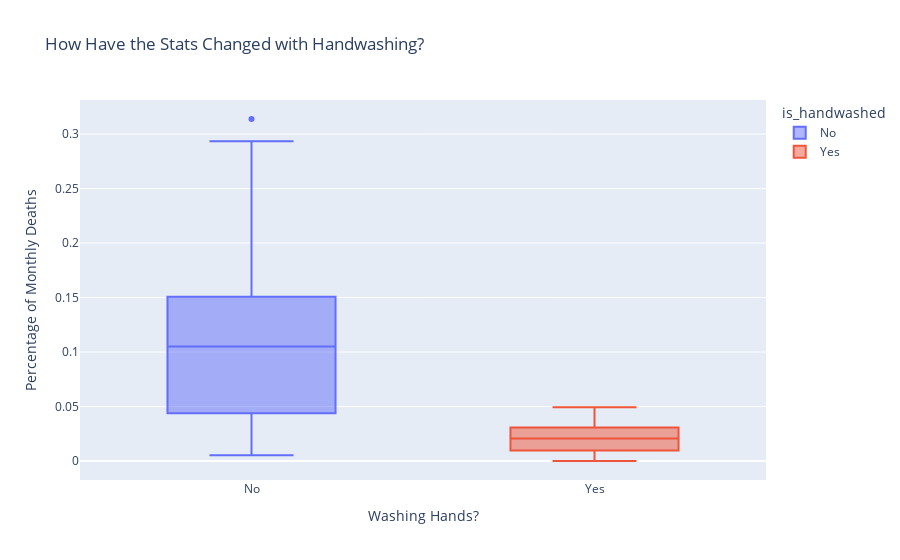

Notebook cell for this chart:
### Code cell
fig = px.box(df_monthly, 
             x="is_handwashed", 
             y="pct_deaths",
             color='is_handwashed',
             title='How Have the Stats Changed with Handwashing?')

fig.update_layout(xaxis_title='Washing Hands?',
                  yaxis_title='Percentage of Monthly Deaths',)

fig.show()

### Figure 1 — Plotly figure (JSON) as saved in the notebook; plotly's stock layout.template omitted (floating-point values rounded to 4 significant figures)
{"data": [{"alignmentgroup": "True", "hovertemplate": "is_handwashed=%{x}<br>pct_deaths=%{y}<extra></extra>", "legendgroup": "No", "marker": {"color": "#636efa"}, "name": "No", "notched": false, "offsetgroup": "No", "orientation": "v", "showlegend": true, "type": "box", "x": ["No", "No", "No", "No", "No", "No", "No", "No", "No", "No", "No", "No", "No", "No", "No", "No", "No", "No", "No", "No", "No", "No", "No", "No", "No", "No", "No", "No", "No", "No", "No", "No", "No", "No", "No", "No", "No", "No", "No", "No", "No", "No", "No", "No", "No", "No", "No", "No", "No", "No", "No", "No", "No", "No", "No", "No", "No", "No", "No", "No", "No", "No", "No", "No", "No", "No", "No", "No", "No", "No", "No", "No", "No", "No", "No", "No"], "x0": " ", "xaxis": "x", "y": [0.1457, 0.07531, 0.04332, 0.01569, 0.007843, 0.05, 0.08421, 0.01351, 0.01878, 0.1102, 0.2255, 0.2085, 0.1222, 0.1023, 0.1074, 0.03226, 0.06593, 0.2078, 0.2546, 0.1839, 0.2934, 0.2297, 0.3138, 0.1912, 0.1597, 0.1241, 0.1193, 0.06098, 0.04082, 0.005236, 0.01554, 0.02262, 0.176, 0.07143, 0.08051, 0.1516, 0.1128, 0.1703, 0.1731, 0.05833, 0.02679, 0.04369, 0.0632, 0.01224, 0.03226, 0.1102, 0.1055, 0.07591, 0.04745, 0.04452, 0.04231, 0.04392, 0.07143, 0.06122, 0.03586, 0.1055, 0.1484, 0.1094, 0.1049, 0.1339, 0.1809, 0.1543, 0.1897, 0.1344, 0.1015, 0.131, 0.1806, 0.1439, 0.1496, 0.1077, 0.05369, 0.03215, 0.01923, 0.03607, 0.1827, 0.1224], "y0": " ", "yaxis": "y"}, {"alignmentgroup": "True", "hovertemplate": "is_handwashed=%{x}<br>pct_deaths=%{y}<extra></extra>", "legendgroup": "Yes", "marker": {"color": "#EF553B"}, "name": "Yes", "notched": false, "offsetgroup": "Yes", "orientation": "v", "showlegend": true, "type": "box", "x": ["Yes", "Yes", "Yes", "Yes", "Yes", "Yes", "Yes", "Yes", "Yes", "Yes", "Yes", "Yes", "Yes", "Yes", "Yes", "Yes", "Yes", "Yes", "Yes", "Yes", "Yes", "Yes"], "x0": " ", "xaxis": "x", "y": [0.02239, 0.012, 0.01894, 0.0458, 0.03957, 0.04472, 0.0293, 0.03534, 0.006873, 0, 0.006557, 0.009585, 0.01136, 0.003717, 0, 0.009615, 0.02341, 0.02903, 0.0134, 0.02233, 0.03085, 0.04926], "y0": " ", "yaxis": "y"}], "layout": {"boxmode": "overlay", "legend": {"title": {"text": "is_handwashed"}, "tracegroupgap": 0}, "title": {"text": "How Have the Stats Changed with Handwashing?"}, "xaxis": {"anchor": "y", "categoryarray": ["No", "Yes"], "categoryorder": "array", "domain": [0, 1], "title": {"text": "Washing Hands?"}}, "yaxis": {"anchor": "x", "domain": [0, 1], "title": {"text": "Percentage of Monthly Deaths"}}}}
